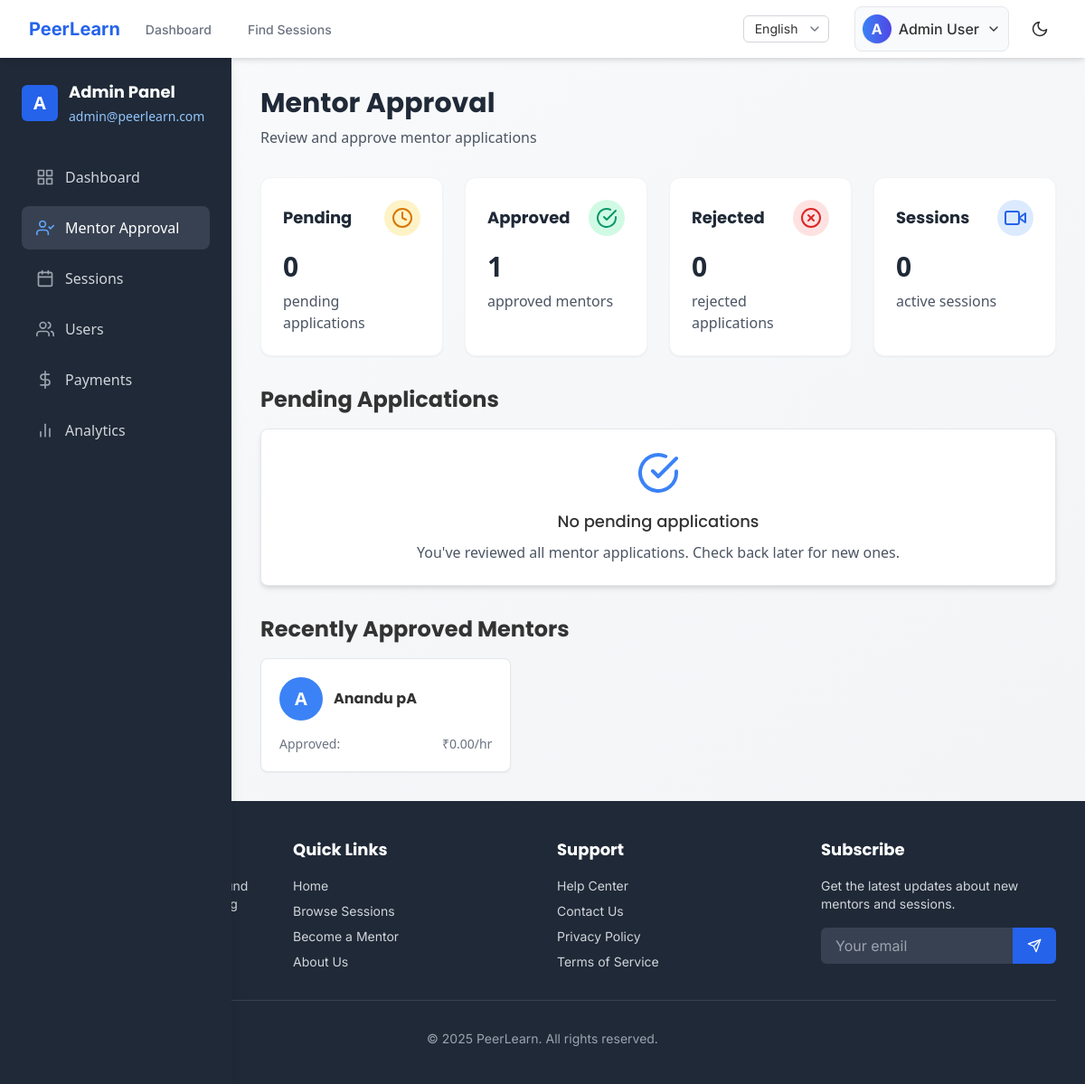
/admin-panel/mentor-approval/ (signed in), run on an earlier commit of the app's database.
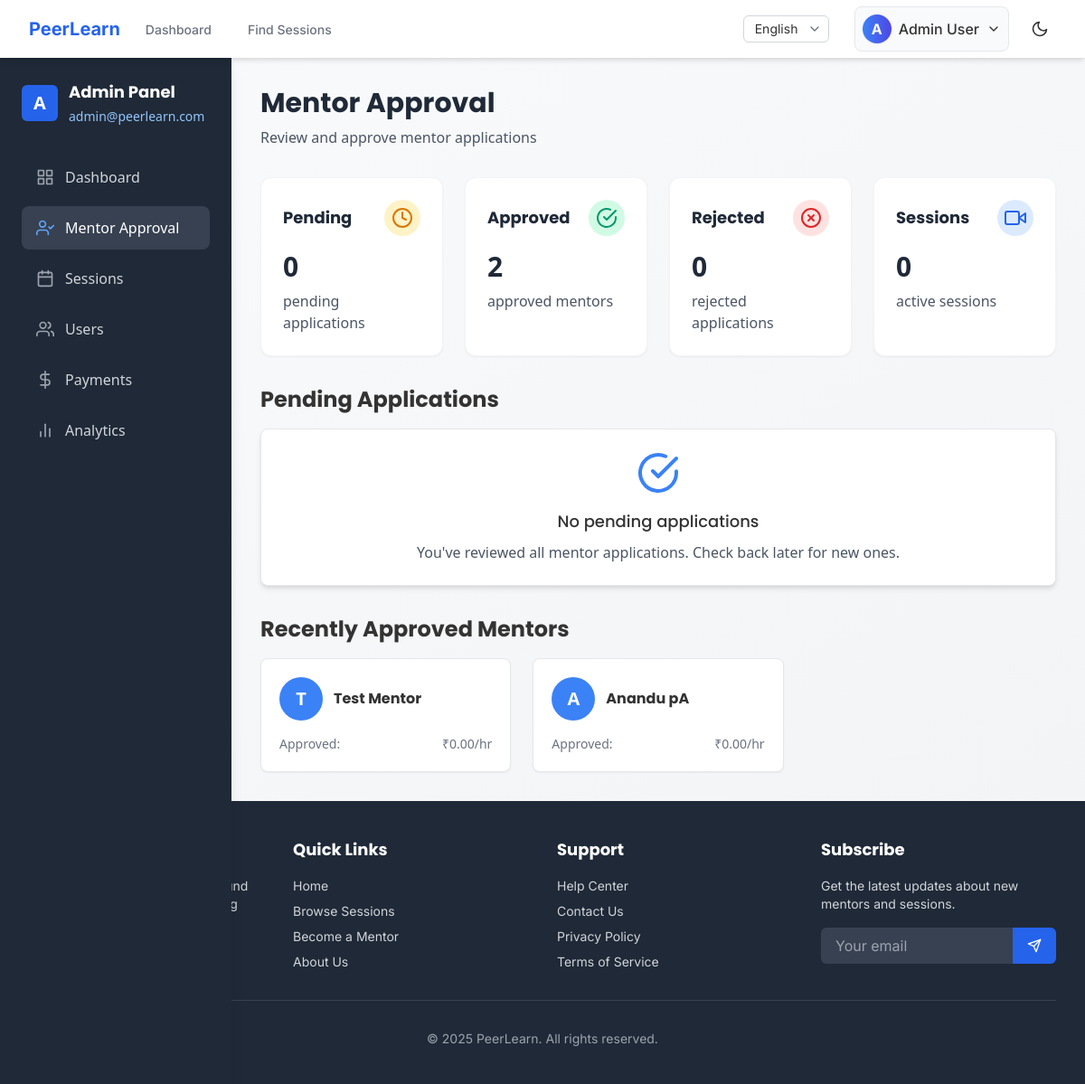
And on a later commit of the database.
### users/models.py (models this page shows, shortened)
class MentorProfile(models.Model):
    user = models.OneToOneField(User, on_delete=models.CASCADE, related_name='mentor_profile')
    expertise = models.CharField(_('area of expertise'), max_length=255)
    bio = models.TextField(_('biography'))
    hourly_rate = models.DecimalField(_('hourly rate'), max_digits=10, decimal_places=2)
    is_approved = models.BooleanField(_('approved status'), default=False)
    intro_video = models.URLField(_('introduction video'), blank=True, null=True)
    average_rating = models.DecimalField(_('average rating'), max_digits=3, decimal_places=2, default=0)
    total_reviews = models.PositiveIntegerField(_('total reviews'), default=0)
    created_at = models.DateTimeField(auto_now_add=True)
    updated_at = models.DateTimeField(auto_now=True)

class User(AbstractUser):
    ROLE_CHOICES = (
        ('learner', _('Learner')),
        ('mentor', _('Mentor')),
        ('admin', _('Admin')),
    )
    username = None
    email = models.EmailField(_('email address'), unique=True)
    profile_picture = models.ImageField(_('profile picture'), upload_to='profile_pictures/', blank=True, null=True)
    role = models.CharField(_('role'), max_length=10, choices=ROLE_CHOICES, default='learner')
    two_factor_enabled = models.BooleanField(_('two-factor authentication'), default=False)
    USERNAME_FIELD = 'email'
    REQUIRED_FIELDS = []
    objects = UserManager()
    def get_full_name(self):
        return f"{self.first_name} {self.last_name}".strip() or self.email
    full_name = property(get_full_name)
    def get_dashboard_url(self):
        if self.role == 'learner':
            return reverse('learner_dashboard')
        elif self.role == 'mentor':
            return reverse('mentor_dashboard')
        elif self.role == 'admin':
            return reverse('admin_dashboard')
        return reverse('landing_page')

### admin_panel/views.py (the view)
# urls.py: path('mentor-approval/', views.mentor_approval, name='mentor_approval'),
@login_required
@user_passes_test(is_admin)
def mentor_approval(request):
    pending_mentors = MentorProfile.objects.filter(is_approved=False).select_related('user').order_by('-created_at')
    pending_count = pending_mentors.count()
    approved_count = MentorProfile.objects.filter(is_approved=True).count()
    rejected_count = 0  # This would be tracked in a real app
    now = timezone.now()
    sessions_count = Session.objects.filter(
        status='in_progress',
        start_time__lte=now,
        end_time__gte=now
    ).count()
    recent_approved = MentorProfile.objects.filter(
        is_approved=True
    ).select_related('user').order_by('-updated_at')[:10]
    context = {
        'pending_mentors': pending_mentors,
        'recent_approved': recent_approved,
        'pending_count': pending_count,
        'approved_count': approved_count,
        'rejected_count': rejected_count,
        'sessions_count': sessions_count,
    }
    return render(request, 'admin_panel/mentor_approval.html', context)

### admin_panel/views.py (called while the page is built)
def is_admin(user):
    return user.is_authenticated and user.role == 'admin'

### templates/admin_panel/mentor_approval.html (shortened to what the changed rows need)
{% extends 'base.html' %}
{% load i18n %}
{% load static %}
{% block content %}
<div class="min-h-screen bg-gradient-to-br from-gray-50 to-gray-100 font-sans">
    <div class="hidden md:block fixed left-0 top-16 bottom-0 w-64 bg-gray-800 shadow-lg z-10">
        <div class="p-6">
            <div class="flex items-center mb-8">
                <div>
                    <h2 class="text-lg font-bold text-white">{% trans "Admin Panel" %}</h2>
                </div>
            </div>
        </div>
    </div>
    <div class="md:ml-64 p-6 lg:p-8">
        <h1 class="text-3xl font-bold text-gray-800 mb-2">{% trans "Mentor Approval" %}</h1>
        <div class="grid grid-cols-1 md:grid-cols-4 gap-6 mb-8">
            <div class="bg-white rounded-xl shadow-sm p-6 border border-gray-100">
                <div class="flex justify-between items-center mb-4">
                    <h2 class="text-lg font-bold text-gray-800">{% trans "Pending" %}</h2>
                </div>
            </div>
            <div class="bg-white rounded-xl shadow-sm p-6 border border-gray-100">
                <div class="flex justify-between items-center mb-4">
                    <h2 class="text-lg font-bold text-gray-800">{% trans "Approved" %}</h2>
                    <div class="bg-green-100 text-green-600 p-2 rounded-full">
                    </div>
                </div>
                <div class="text-3xl font-bold mb-2 text-gray-800">{{ approved_count }}</div>
                <p class="text-gray-600">{% trans "approved mentors" %}</p>
            </div>
            <div class="bg-white rounded-xl shadow-sm p-6 border border-gray-100">
                <div class="flex justify-between items-center mb-4">
                    <h2 class="text-lg font-bold text-gray-800">{% trans "Rejected" %}</h2>
                </div>
            </div>
            <div class="bg-white rounded-xl shadow-sm p-6 border border-gray-100">
                <div class="flex justify-between items-center mb-4">
                    <h2 class="text-lg font-bold text-gray-800">{% trans "Sessions" %}</h2>
                </div>
            </div>
        </div>
        <h2 class="text-2xl font-bold mb-4">{% trans "Pending Applications" %}</h2>
        <h2 class="text-2xl font-bold mb-4">{% trans "Recently Approved Mentors" %}</h2>
        {% if recent_approved %}
            <div class="grid grid-cols-1 md:grid-cols-2 lg:grid-cols-3 gap-6">
                {% for mentor in recent_approved %}
                    <div class="bg-white rounded-lg shadow-sm border border-gray-200 overflow-hidden">
                        <div class="p-5">
                            <div class="flex items-center mb-4">
                                {% if mentor.user.profile_picture %}
                                    <img src="{{ mentor.user.profile_picture.url }}" alt="{{ mentor.user.get_full_name }}" class="h-12 w-12 rounded-full object-cover mr-3">
                                {% else %}
                                    <div class="h-12 w-12 rounded-full bg-blue-500 text-white flex items-center justify-center font-bold text-xl mr-3">
                                        {{ mentor.user.first_name|first|upper }}
                                    </div>
                                {% endif %}
                                <div>
                                    <h3 class="font-bold">{{ mentor.user.get_full_name }}</h3>
                                </div>
                            </div>
                            <div class="flex justify-between text-sm text-gray-500 mt-4">
                                <span>{% trans "Approved:" %} {{ mentor.approved_at|date:"M d, Y" }}</span>
                                <span>₹{{ mentor.hourly_rate }}/hr</span>
                            </div>
                        </div>
                    </div>
                {% endfor %}
            </div>
        {% endif %}
    </div>
</div>
{% endblock %}

What changed in the data, as far as the page shows it:
added MentorProfile: user.first_name|first "T", user.get_full_name "Test Mentor", hourly_rate "0.00"
Also different on the page:
{{ approved_count }}: "1" → "2"
